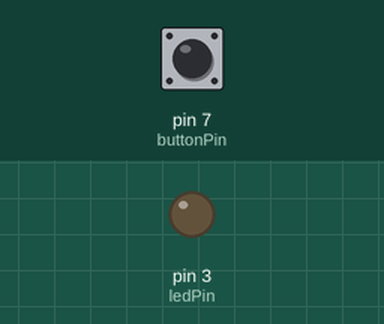
This sketch was run on a simulated Arduino Uno, built with avr-gcc and run on an emulated ATmega328P. Shown: output pins drawn as LEDs (lit = HIGH). Dashed ring = blinking. Inputs (shaded band) come from the test bench; at power-on: pin 7 (buttonPin) LOW.

Above: at 0.1 s.
At 1.2 s:
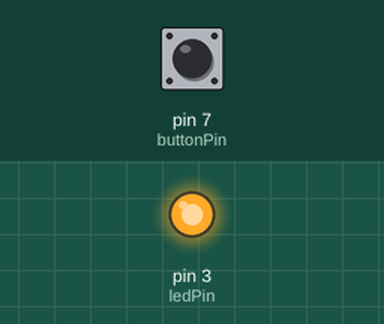
1.3 s: pin 7 (buttonPin) pulled HIGH for 3.2 s
At 5.9 s:
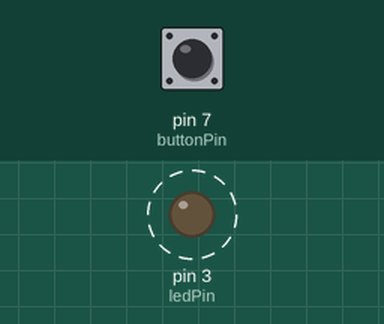
Timing chart, 0 to 12.0 s (numbered marks = the images above; inputs shaded):
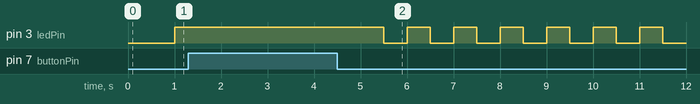

The sketch:

Oppgave2.ino
```cpp
int ledPin = 3;
int buttonPin = 7;
const int interval = 500;

void setup() {
  pinMode(ledPin, OUTPUT);
  pinMode(buttonPin, INPUT);
}

void loop() {
  static unsigned long lastChange = 0;
  static bool ledState = LOW;
  int knappStatus = digitalRead(buttonPin);

  if (knappStatus == HIGH) {
    digitalWrite(ledPin, HIGH);
  } else {
  if (millis() >= lastChange + interval) {
    ledState = !ledState;
    lastChange = millis();
    delay(500);
  }
  digitalWrite(ledPin, ledState);
  }
}
```
